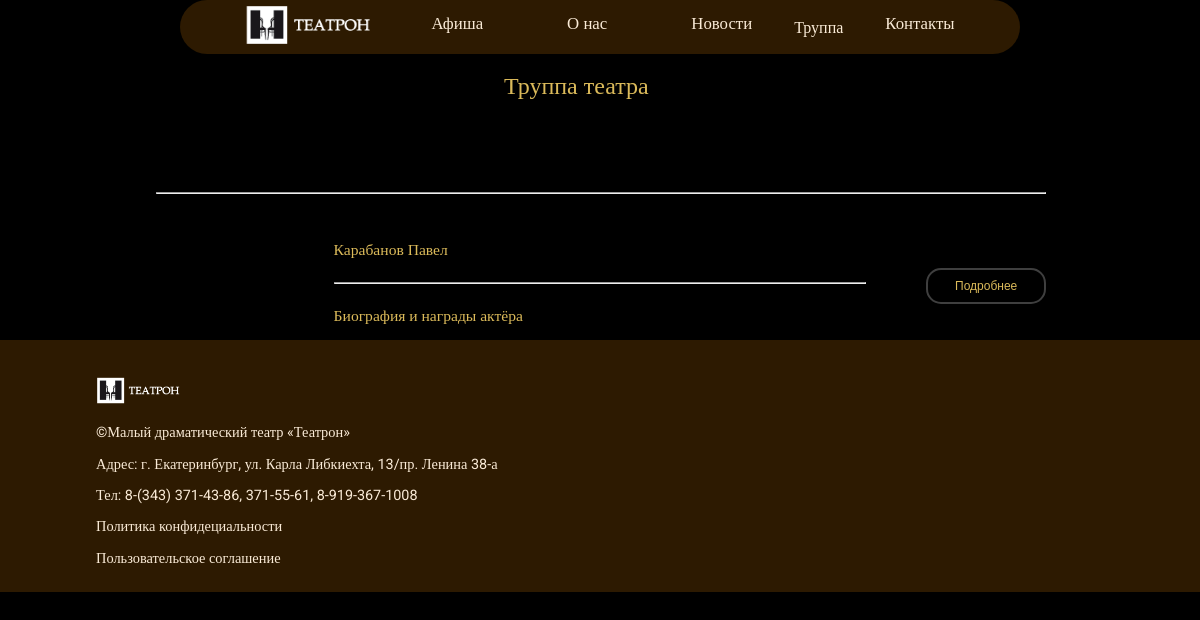
Page /труппа_театра on the earlier database version.
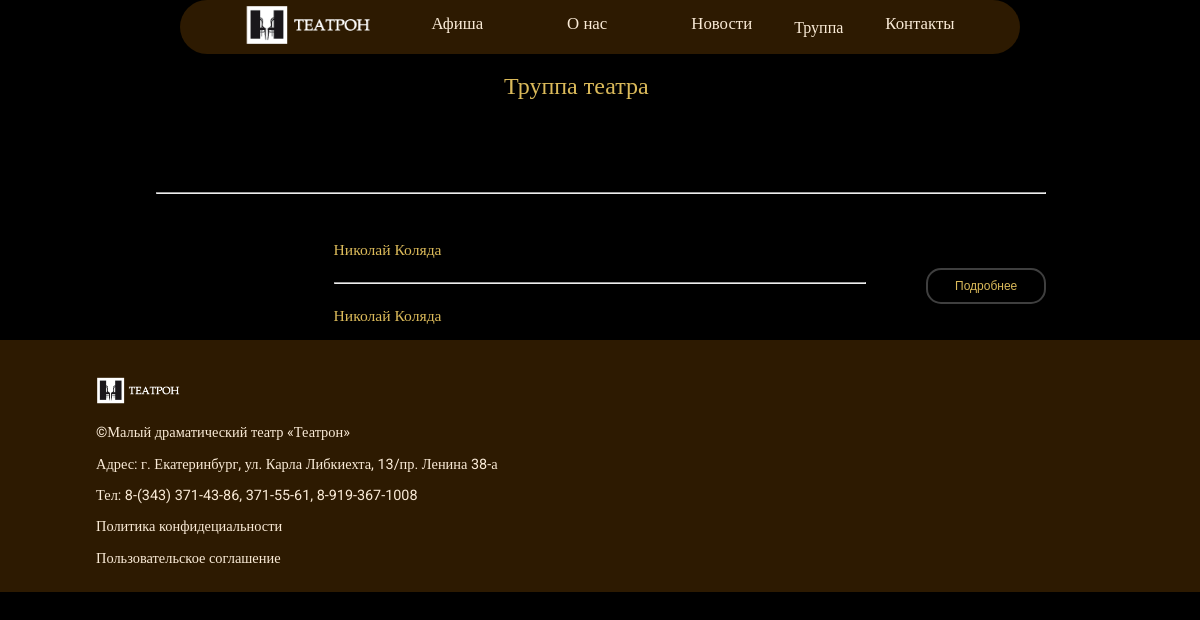
Same page on the later database version.
### Main/models.py (models this page shows, shortened)
class Employee(models.Model):
    id = models.BigAutoField(primary_key=True)
    name = models.CharField("Имя сотрудника", max_length=150)
    photo = models.ImageField('Портрет', upload_to='images/', blank=True, null=True)
    biography = models.CharField("Биография", max_length=1000, null=True)
    gradues = models.CharField("Награды", max_length=1000)
    class Meta:
        verbose_name = "Сотрудник"
        verbose_name_plural = "Сотрудники"

### Main/views.py (called while the page is built)
def theatre_troupe(request):
    plays = Plays.objects.order_by('-date')
    news = News.objects.all()
    employee = Employee.objects.order_by('name')
    return render(request, 'main/theatre_troup.html', {'plays': plays, 'news': news, 'employee': employee})

### Main/templates/main/theatre_troup.html (shortened to what this page needs)
{% load static %}
<!DOCTYPE html>
<html lang="ru">
<head>
  <link rel="stylesheet" href="{% static 'main/css/header.css' %}">
  <link rel="stylesheet" href="{% static 'main/css/труппа.css' %}">
  <link rel="stylesheet" href="{% static 'main/css/footer.css' %}">
</head>
<body>
  <header>
    <nav>
      <div class = "header">
        <div>
          <a href="{% url 'index' %}">
            <img class = "theatron-logo" src="{% static 'main/img/logo 1.png' %}" >
          </a>
        </div>
        <div class = "poster">
          <a href="{% url 'affiche' %}">Афиша</a>
        </div>
        <div class = "info">
          <a href="{% url 'about' %}">О нас</a>
        </div>
        <div class = "news">
          <a href="">Новости</a>
        </div>
        <div class = "troupe">
          <a href="{% url 'theatre_troupe' %}">Труппа</a>
        </div>
        <div class = "contacts">
          <a href="">Контакты</a>
        </div>
      </div>
    </nav>
  </header>
  <main>
    <p class = "main-h1">
      Труппа театра
    </p>
    <div class = "staff-div">
      {% if employee %}
      {% for el in employee %}<hr style = "width: 100%;">
      <div class = "personal-info">
        <div class = image-staff-div>
        </div>
        <div class = "name-info-staff">
          <p class = "name-staff">
            {{ el.name }}
          </p>
          <br>
          <hr>
          <p class = "info-staff">
            {{ el.gradues }}
          </p>
        </div>
        <div class = "button-div">
          <button class = "button">
            Подробнее
          </button>
        </div>
      </div>{% endfor %}
    {% else %}
      <h3> Здесь будут ваши Сотрудники </h3>
    {% endif %}
    </div>
  </main>
  <footer>
    <div class = "footer">
      <div class = "footer-name">
        <img class = "photo-footer" src="{% static 'main/img/logo 1.png' %}">
        <p>&copy;Малый драматический театр &#171;Театрон&#187;</p>
        <p> Адрес: г. Екатеринбург, ул. Карла Либкиехта, 13/пр. Ленина 38-а</p>
        <p>Тел: 8-(343) 371-43-86, 371-55-61, 8-919-367-1008</p>
        <p> Политика конфидециальности</p>
        <p>Пользовательское соглашение</p>
      </div>
    </div>
  </footer>
</body>
</html>

Differences in the rows shown:
removed Employee: name "Карабанов Павел", gradues "Биография и награды актёра"
added Employee: name "Николай Коляда", gradues "Николай Коляда"
